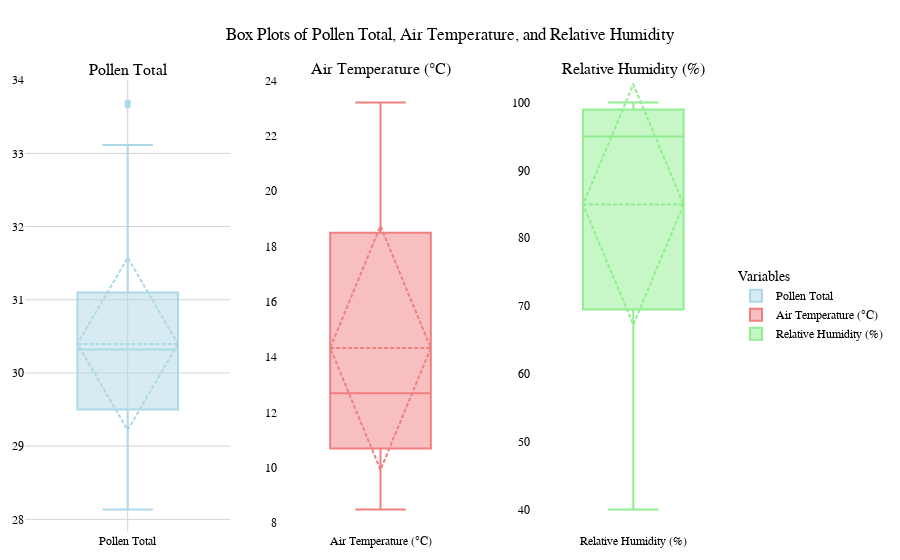

Write notebook code for a chart like this one.
### Code cell
# 创建子图
fig_box = make_subplots(rows=1, cols=3, subplot_titles=("Pollen Total", "Air Temperature (°C)", "Relative Humidity (%)"))

# 添加花粉总量的盒须图
fig_box.add_trace(go.Box(
    y=df['pollen_total'], 
    name='Pollen Total', 
    marker_color='lightblue', 
    boxmean='sd',
    hovertemplate='Max: %{y.upperfence:.2f}<br>Upper Quartile: %{y.upperq:.2f}<br>Mean: %{y.mean:.2f} ± %{y.sd:.2f}<br>Median: %{y.median:.2f}<br>Lower Quartile: %{y.lowerq:.2f}<br>Min: %{y.lowerfence:.2f}<extra></extra>'
), row=1, col=1)

# 添加空气温度的盒须图
fig_box.add_trace(go.Box(
    y=df['air_temp'], 
    name='Air Temperature (°C)', 
    marker_color='lightcoral', 
    boxmean='sd',
    hovertemplate='Max: %{y.upperfence:.2f}<br>Upper Quartile: %{y.upperq:.2f}<br>Mean: %{y.mean:.2f} ± %{y.sd:.2f}<br>Median: %{y.median:.2f}<br>Lower Quartile: %{y.lowerq:.2f}<br>Min: %{y.lowerfence:.2f}<extra></extra>'
), row=1, col=2)

# 添加相对湿度的盒须图
fig_box.add_trace(go.Box(
    y=df['rel_hum'], 
    name='Relative Humidity (%)', 
    marker_color='lightgreen', 
    boxmean='sd',
    hovertemplate='Max: %{y.upperfence:.2f}<br>Upper Quartile: %{y.upperq:.2f}<br>Mean: %{y.mean:.2f} ± %{y.sd:.2f}<br>Median: %{y.median:.2f}<br>Lower Quartile: %{y.lowerq:.2f}<br>Min: %{y.lowerfence:.2f}<extra></extra>'
), row=1, col=3)

# 更新布局
fig_box.update_layout(
    title={
        'text': 'Box Plots of Pollen Total, Air Temperature, and Relative Humidity',
        'y':0.95,
        'x':0.5,
        'xanchor': 'center',
        'yanchor': 'top'
    },
    plot_bgcolor='white',
    font=dict(family="Arial, sans-serif", size=12, color="black"),
    showlegend=True,
    legend=dict(title='Variables', x=1, y=0.5)
)

# 调整子图之间的间距
fig_box.update_layout(
    margin=dict(l=20, r=20, t=80, b=20),
    paper_bgcolor='white',
    xaxis=dict(showgrid=True, gridcolor='LightGray'),
    yaxis=dict(showgrid=True, gridcolor='LightGray')
)

# 显示图表
fig_box.show()

### Figure 1 — Plotly figure (JSON) as saved in the notebook; plotly's stock layout.template omitted (floating-point values rounded to 4 significant figures; data arrays with more than 128 entries replaced by an {"elided": "..."} marker saying what was removed)
{"data": [{"boxmean": "sd", "hovertemplate": "Max: %{y.upperfence:.2f}<br>Upper Quartile: %{y.upperq:.2f}<br>Mean: %{y.mean:.2f} ± %{y.sd:.2f}<br>Median: %{y.median:.2f}<br>Lower Quartile: %{y.lowerq:.2f}<br>Min: %{y.lowerfence:.2f}<extra></extra>", "marker": {"color": "lightblue"}, "name": "Pollen Total", "type": "box", "xaxis": "x", "y": {"elided": "144 float values"}, "yaxis": "y"}, {"boxmean": "sd", "hovertemplate": "Max: %{y.upperfence:.2f}<br>Upper Quartile: %{y.upperq:.2f}<br>Mean: %{y.mean:.2f} ± %{y.sd:.2f}<br>Median: %{y.median:.2f}<br>Lower Quartile: %{y.lowerq:.2f}<br>Min: %{y.lowerfence:.2f}<extra></extra>", "marker": {"color": "lightcoral"}, "name": "Air Temperature (°C)", "type": "box", "xaxis": "x2", "y": {"elided": "144 float values"}, "yaxis": "y2"}, {"boxmean": "sd", "hovertemplate": "Max: %{y.upperfence:.2f}<br>Upper Quartile: %{y.upperq:.2f}<br>Mean: %{y.mean:.2f} ± %{y.sd:.2f}<br>Median: %{y.median:.2f}<br>Lower Quartile: %{y.lowerq:.2f}<br>Min: %{y.lowerfence:.2f}<extra></extra>", "marker": {"color": "lightgreen"}, "name": "Relative Humidity (%)", "type": "box", "xaxis": "x3", "y": {"elided": "144 int values"}, "yaxis": "y3"}], "layout": {"annotations": [{"font": {"size": 16}, "showarrow": false, "text": "Pollen Total", "x": 0.1444, "xanchor": "center", "xref": "paper", "y": 1, "yanchor": "bottom", "yref": "paper"}, {"font": {"size": 16}, "showarrow": false, "text": "Air Temperature (°C)", "x": 0.5, "xanchor": "center", "xref": "paper", "y": 1, "yanchor": "bottom", "yref": "paper"}, {"font": {"size": 16}, "showarrow": false, "text": "Relative Humidity (%)", "x": 0.8556, "xanchor": "center", "xref": "paper", "y": 1, "yanchor": "bottom", "yref": "paper"}], "font": {"color": "black", "family": "Arial, sans-serif", "size": 12}, "legend": {"title": {"text": "Variables"}, "x": 1, "y": 0.5}, "margin": {"b": 20, "l": 20, "r": 20, "t": 80}, "paper_bgcolor": "white", "plot_bgcolor": "white", "showlegend": true, "title": {"text": "Box Plots of Pollen Total, Air Temperature, and Relative Humidity", "x": 0.5, "xanchor": "center", "y": 0.95, "yanchor": "top"}, "xaxis": {"anchor": "y", "domain": [0, 0.2889], "gridcolor": "LightGray", "showgrid": true}, "xaxis2": {"anchor": "y2", "domain": [0.3556, 0.6444]}, "xaxis3": {"anchor": "y3", "domain": [0.7111, 1]}, "yaxis": {"anchor": "x", "domain": [0, 1], "gridcolor": "LightGray", "showgrid": true}, "yaxis2": {"anchor": "x2", "domain": [0, 1]}, "yaxis3": {"anchor": "x3", "domain": [0, 1]}}}
